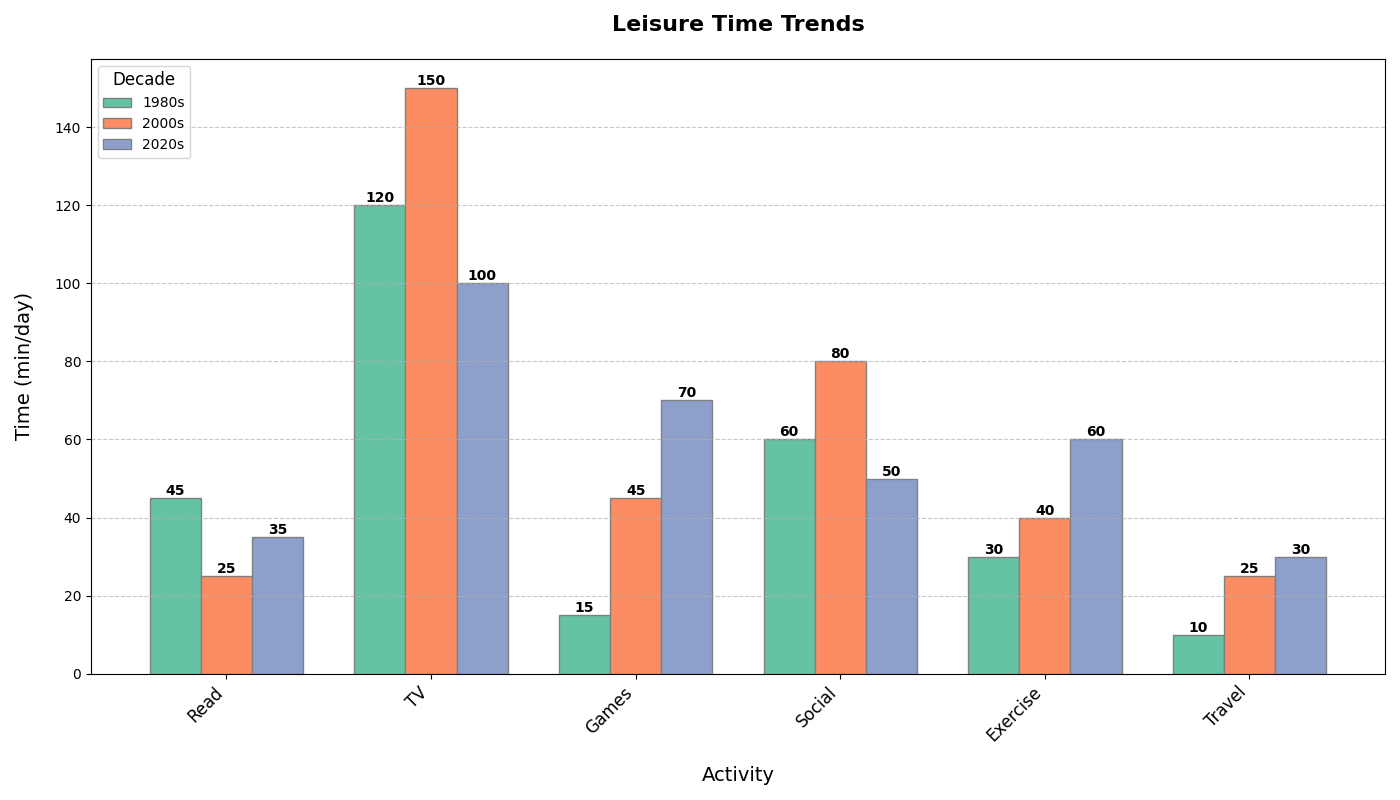

The Python source for this figure:
import matplotlib.pyplot as plt
import numpy as np

activities = ['Read', 'TV', 'Games', 'Social', 'Exercise', 'Travel']
time_1980s = [45, 120, 15, 60, 30, 10]
time_2000s = [25, 150, 45, 80, 40, 25]
time_2020s = [35, 100, 70, 50, 60, 30]

time_data = np.array([time_1980s, time_2000s, time_2020s])
decades = ['1980s', '2000s', '2020s']

bar_width = 0.25

fig, ax = plt.subplots(figsize=(14, 8))

positions_1980s = np.arange(len(activities))
positions_2000s = [x + bar_width for x in positions_1980s]
positions_2020s = [x + bar_width for x in positions_2000s]

bars_1980s = ax.bar(positions_1980s, time_1980s, width=bar_width, color='#66c2a5', edgecolor='grey', label='1980s')
bars_2000s = ax.bar(positions_2000s, time_2000s, width=bar_width, color='#fc8d62', edgecolor='grey', label='2000s')
bars_2020s = ax.bar(positions_2020s, time_2020s, width=bar_width, color='#8da0cb', edgecolor='grey', label='2020s')

ax.set_title('Leisure Time Trends', fontsize=16, fontweight='bold', pad=20)
ax.set_xlabel('Activity', fontsize=14, labelpad=15)
ax.set_ylabel('Time (min/day)', fontsize=14, labelpad=15)
ax.set_xticks([r + bar_width for r in range(len(activities))])
ax.set_xticklabels(activities, rotation=45, ha='right', fontsize=12)

def add_labels(bars):
    for bar in bars:
        height = bar.get_height()
        ax.text(bar.get_x() + bar.get_width() / 2, height, f'{height}', ha='center', va='bottom', fontsize=10, fontweight='bold')

add_labels(bars_1980s)
add_labels(bars_2000s)
add_labels(bars_2020s)

ax.legend(title='Decade', loc='upper left', fontsize=10, title_fontsize=12)
ax.grid(axis='y', linestyle='--', alpha=0.7)

plt.tight_layout()
plt.show()
